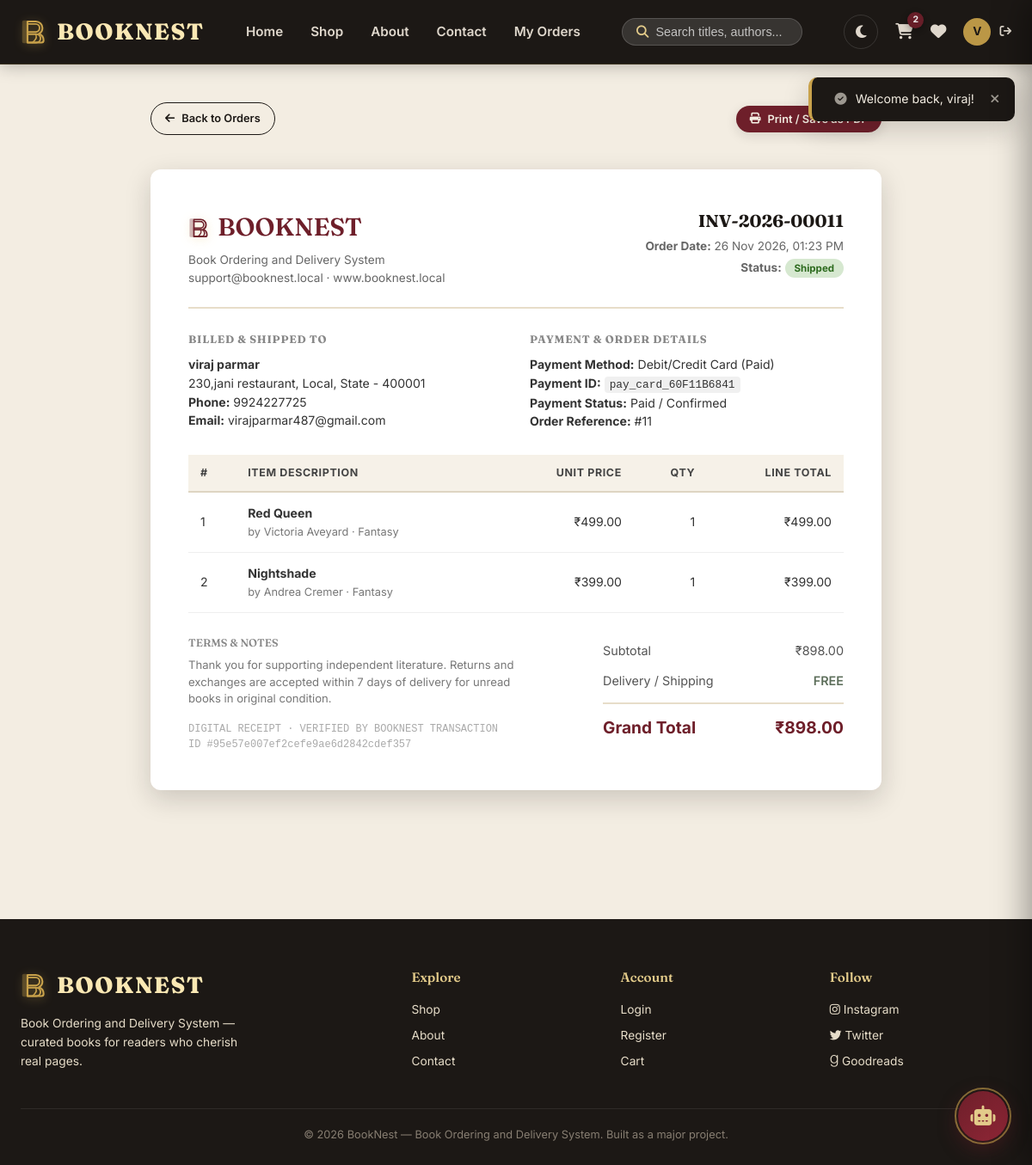
The page /invoice.php?id=11 (signed in) on the database its author committed.
### tables this page shows
CREATE TABLE `orders` (
  `id` int unsigned NOT NULL AUTO_INCREMENT,
  `user_id` int unsigned NOT NULL,
  `full_name` varchar(150) NOT NULL,
  `phone` varchar(20) NOT NULL,
  `email` varchar(150) NOT NULL,
  `address` varchar(500) NOT NULL,
  `payment_method` varchar(50) NOT NULL,
  `payment_id` varchar(100) DEFAULT NULL,
  `coupon_code` varchar(40) DEFAULT NULL,
  `discount_amount` decimal(10,2) NOT NULL DEFAULT '0.00',
  `total_price` decimal(10,2) NOT NULL,
  `status` enum('pending','processing','shipped','delivered','cancelled','replacement_requested','replacement_approved','replaced','replacement_rejected') NOT NULL DEFAULT 'pending',
  `delivered_on` timestamp NULL DEFAULT NULL,
  `replacement_status` enum('none','requested','approved','rejected','replaced') NOT NULL DEFAULT 'none',
  `replacement_reason` varchar(255) DEFAULT NULL,
  `replacement_notes` text,
  `replacement_requested_on` timestamp NULL DEFAULT NULL,
  `placed_on` timestamp NOT NULL DEFAULT CURRENT_TIMESTAMP,
  `is_gift` tinyint(1) NOT NULL DEFAULT '0',
  `gift_price` decimal(8,2) NOT NULL DEFAULT '0.00',
  `gift_recipient` varchar(100) DEFAULT NULL,
  `gift_sender` varchar(100) DEFAULT NULL,
  `gift_message` text,
  PRIMARY KEY (`id`),
  KEY `user_id` (`user_id`),
  KEY `idx_orders_status` (`status`),
  KEY `idx_orders_placed_on` (`placed_on`),
  CONSTRAINT `fk_orders_user` FOREIGN KEY (`user_id`) REFERENCES `users` (`id`) ON DELETE CASCADE
);

CREATE TABLE `order_items` (
  `id` int unsigned NOT NULL AUTO_INCREMENT,
  `order_id` int unsigned NOT NULL,
  `book_id` int unsigned NOT NULL,
  `title` varchar(200) NOT NULL,
  `quantity` int unsigned NOT NULL,
  `price_at_purchase` decimal(10,2) NOT NULL,
  PRIMARY KEY (`id`),
  KEY `order_id` (`order_id`),
  KEY `book_id` (`book_id`),
  CONSTRAINT `fk_items_book` FOREIGN KEY (`book_id`) REFERENCES `books` (`id`) ON DELETE RESTRICT,
  CONSTRAINT `fk_items_order` FOREIGN KEY (`order_id`) REFERENCES `orders` (`id`) ON DELETE CASCADE
);

CREATE TABLE `books` (
  `id` int unsigned NOT NULL AUTO_INCREMENT,
  `title` varchar(200) NOT NULL,
  `author` varchar(150) NOT NULL,
  `category_id` int unsigned NOT NULL,
  `price` decimal(10,2) NOT NULL,
  `stock` int unsigned NOT NULL DEFAULT '0',
  `description` text,
  `cover_image` varchar(255) NOT NULL,
  `created_at` timestamp NOT NULL DEFAULT CURRENT_TIMESTAMP,
  PRIMARY KEY (`id`),
  KEY `category_id` (`category_id`),
  KEY `idx_books_created` (`created_at`),
  KEY `idx_books_price` (`price`),
  KEY `idx_books_title_author` (`title`,`author`),
  CONSTRAINT `fk_books_category` FOREIGN KEY (`category_id`) REFERENCES `categories` (`id`) ON DELETE RESTRICT
);

CREATE TABLE `categories` (
  `id` int unsigned NOT NULL AUTO_INCREMENT,
  `name` varchar(100) NOT NULL,
  PRIMARY KEY (`id`),
  UNIQUE KEY `name` (`name`)
);

### includes/functions.php (called while the page is built, shortened)
<?php
function h($str) {
    return htmlspecialchars($str ?? '', ENT_QUOTES, 'UTF-8');
}
function is_admin() {
    return isset($_SESSION['admin_id']);
}
function price($amount) {
    return '₹' . number_format((float) $amount, 2);
}

### invoice.php (the view, shortened to what this page needs)
<?php
require_once 'config.php';
require_once 'includes/functions.php';
$order_id = (int) ($_GET['id'] ?? 0);
if (is_admin()) {
    $stmt = $pdo->prepare('SELECT * FROM orders WHERE id = ?');
    $stmt->execute([$order_id]);
} else {
    $stmt = $pdo->prepare('SELECT * FROM orders WHERE id = ? AND user_id = ?');
    $stmt->execute([$order_id, $_SESSION['user_id']]);
}
$order = $stmt->fetch();
$items_stmt = $pdo->prepare(
    'SELECT oi.*, b.cover_image, c.name AS category_name, b.author
     FROM order_items oi
     LEFT JOIN books b ON b.id = oi.book_id
     LEFT JOIN categories c ON c.id = b.category_id
     WHERE oi.order_id = ?'
);
$items_stmt->execute([$order_id]);
$items = $items_stmt->fetchAll();
$subtotal = 0;
foreach ($items as $it) {
    $subtotal += $it['price_at_purchase'] * $it['quantity'];
}
$grand_total = (float) $order['total_price'];
$inv_number = 'INV-' . date('Y', strtotime($order['placed_on'])) . '-' . str_pad($order['id'], 5, '0', STR_PAD_LEFT);
require_once 'includes/header.php';
?>
<div class="container" style="padding-top:20px; padding-bottom:50px;">
  <div class="invoice-controls">
    <a href="<?= is_admin() && str_contains($_SERVER['HTTP_REFERER'] ?? '', '/admin/') ? 'admin/orders.php' : 'orders.php'; ?>" class="btn btn-outline btn-sm">
      <i class="fas fa-arrow-left"></i> Back to Orders
    </a>
    <div style="display:flex; gap:8px;">
      <button type="button" onclick="window.print()" class="btn btn-primary btn-sm">
        <i class="fas fa-print"></i> Print / Save as PDF
      </button>
    </div>
  </div>
  <div class="invoice-wrap reveal in">
    <div class="invoice-top">
      <div class="invoice-brand">
        <h2 style="display:flex; align-items:center; gap:8px;">
          <span class="logo-mark" style="width:26px; height:26px; display:inline-flex; color:var(--wine);">
          </span>
          <span>BOOKNEST</span>
        </h2>
        <p>Book Ordering and Delivery System<br>support@booknest.local · www.booknest.local</p>
      </div>
      <div class="invoice-ref">
        <div class="inv-no"><?= h($inv_number); ?></div>
        <p><strong>Order Date:</strong> <?= date('d M Y, h:i A', strtotime($order['placed_on'])); ?></p>
        <p><strong>Status:</strong> <span class="status-pill status-<?= $order['status']; ?>"><?= ucfirst($order['status']); ?></span></p>
      </div>
    </div>
    <div class="invoice-details-grid">
      <div class="invoice-block">
        <h4>Billed & Shipped To</h4>
        <p>
          <strong><?= h($order['full_name']); ?></strong><br>
          <?= nl2br(h($order['address'])); ?><br>
          <strong>Phone:</strong> <?= h($order['phone']); ?><br>
          <strong>Email:</strong> <?= h($order['email']); ?>
        </p>
      </div>
      <div class="invoice-block">
        <h4>Payment & Order Details</h4>
        <p>
          <strong>Payment Method:</strong> <?= h($order['payment_method']); ?><br>
          <?php if (!empty($order['payment_id'])): ?>
            <strong>Payment ID:</strong> <code style="background:rgba(0,0,0,.06); padding:2px 6px; border-radius:4px; font-size:.8rem;"><?= h($order['payment_id']); ?></code><br>
          <?php endif; ?>
          <strong>Payment Status:</strong> <?= $order['status'] === 'cancelled' ? 'Cancelled' : ($order['payment_method'] === 'Cash on Delivery' && $order['status'] !== 'delivered' ? 'Pending on Delivery' : 'Paid / Confirmed'); ?><br>
          <strong>Order Reference:</strong> #<?= $order['id']; ?>
        </p>
      </div>
    </div>
    <table class="invoice-table">
      <thead>
        <tr>
          <th>#</th>
          <th>Item Description</th>
          <th class="num price-col">Unit Price</th>
          <th class="num">Qty</th>
          <th class="num price-col">Line Total</th>
        </tr>
      </thead>
      <tbody>
        <?php foreach ($items as $idx => $it):
          $line_total = $it['price_at_purchase'] * $it['quantity'];
        ?>
          <tr>
            <td><?= $idx + 1; ?></td>
            <td>
              <strong><?= h($it['title']); ?></strong>
              <?php if (!empty($it['author'])): ?>
                <span style="font-size:.8rem; color:#777; display:block;">by <?= h($it['author']); ?><?= !empty($it['category_name']) ? ' · ' . h($it['category_name']) : ''; ?></span>
              <?php endif; ?>
            </td>
            <td class="num price-col"><?= price($it['price_at_purchase']); ?></td>
            <td class="num"><?= $it['quantity']; ?></td>
            <td class="num price-col"><?= price($line_total); ?></td>
          </tr>
        <?php endforeach; ?>
      </tbody>
    </table>
    <div class="invoice-summary-wrap">
      <div class="invoice-notes">
        <h4 style="font-size:.78rem; text-transform:uppercase; color:#888; margin-bottom:6px;">Terms & Notes</h4>
        <p>Thank you for supporting independent literature. Returns and exchanges are accepted within 7 days of delivery for unread books in original condition.</p>
        <div style="margin-top:16px; font-size:.75rem; color:#aaa; font-family:monospace;">
          DIGITAL RECEIPT · VERIFIED BY BOOKNEST TRANSACTION ID #<?= md5($order['id'] . $order['placed_on']); ?>
        </div>
      </div>
      <div class="invoice-totals">
        <div class="invoice-total-row">
          <span>Subtotal</span>
          <span><?= price($subtotal); ?></span>
        </div>
        <div class="invoice-total-row">
          <span>Delivery / Shipping</span>
          <span style="color:var(--sage); font-weight:600;">FREE</span>
        </div>
        <div class="invoice-total-row grand price-col">
          <span>Grand Total</span>
          <span><?= price($grand_total); ?></span>
        </div>
      </div>
    </div>
  </div>
</div>
<?php require_once 'includes/footer.php'; ?>

### rows shown on the page
orders: inv_number "INV-2026-00011", placed_on "26 Nov 2026, 01:23 PM", status "Shipped", full_name "viraj parmar", address "230,jani restaurant, Local, State - 400001", phone "9924227725", email "virajparmar487@gmail.com", payment_method "Debit/Credit Card (Paid)", payment "pay_card_60F11B6841", id "11", md5($order['id'] . $order['placed_on']) "95e57e007ef2cefe9ae6d2842cdef357", total_price "₹898.00"
order_items: title "Red Queen", book.author "Victoria Aveyard", categories.name "Fantasy", price_at_purchase "₹499.00", quantity "1", price($line_total) "₹499.00"
order_items: title "Nightshade", book.author "Andrea Cremer", categories.name "Fantasy", price_at_purchase "₹399.00", quantity "1", price($line_total) "₹399.00"

### other values the page prints
$cart_items_count "2"
mb_strtoupper(mb_substr($_SESSION['user_name'], 0, 1)) "V"
price($subtotal) "₹898.00"
